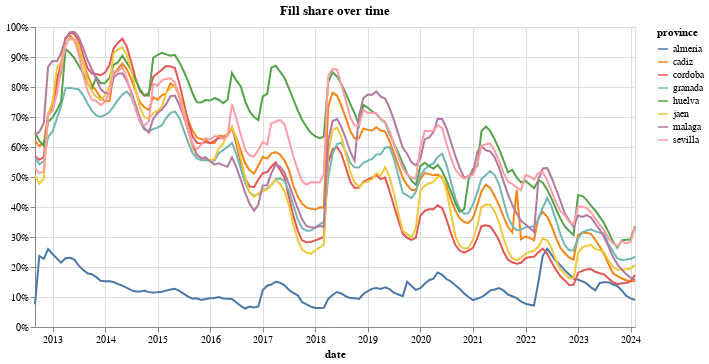

Notebook code for this chart:
### Markdown cell above
# Storage over time

We see the generally declining trend, especially since 2018. 
The large amount of rain in early 2018 goes along (and probably caused)
the increased storage. Since then, storage levels have declined relatively consistently,
from an average of 60% in 2018 towards 20% at the beginning of 2024.

### Code cell
cols = ['rainfallsince', 'stored_hm3', 'capacity_hm3']
agg = df_all.groupby(['date', 'province'])[cols].sum()
agg['share_storage'] = agg.stored_hm3 / agg.capacity_hm3

chart = alt.Chart(agg.reset_index()).mark_line().encode(
    x=alt.X('date'),
    y=alt.Y('share_storage', axis=alt.Axis(format='%'), title=None),
    color='province',
).properties(
    width=600,
    height=300
)

title = 'Fill share over time'
chart = chart.properties(title=title)

# chart.save('images/fill_over_time.png')

chart

### Figure 1 — Vega-Lite specification as saved in the notebook (floating-point values rounded to 4 significant figures; data arrays with more than 128 entries replaced by an {"elided": "..."} marker saying what was removed)
{"config": {"view": {"continuousWidth": 300, "continuousHeight": 300}}, "data": {"name": "data-73c5a38a63460708791d84aaf1970092"}, "mark": {"type": "line"}, "encoding": {"color": {"field": "province", "type": "nominal"}, "x": {"field": "date", "type": "temporal"}, "y": {"axis": {"format": "%"}, "field": "share_storage", "title": null, "type": "quantitative"}}, "height": 300, "title": "Fill share over time", "width": 600, "$schema": "https://vega.github.io/schema/vega-lite/v5.16.3.json", "datasets": {"data-73c5a38a63460708791d84aaf1970092": {"elided": "1104 records"}}}
